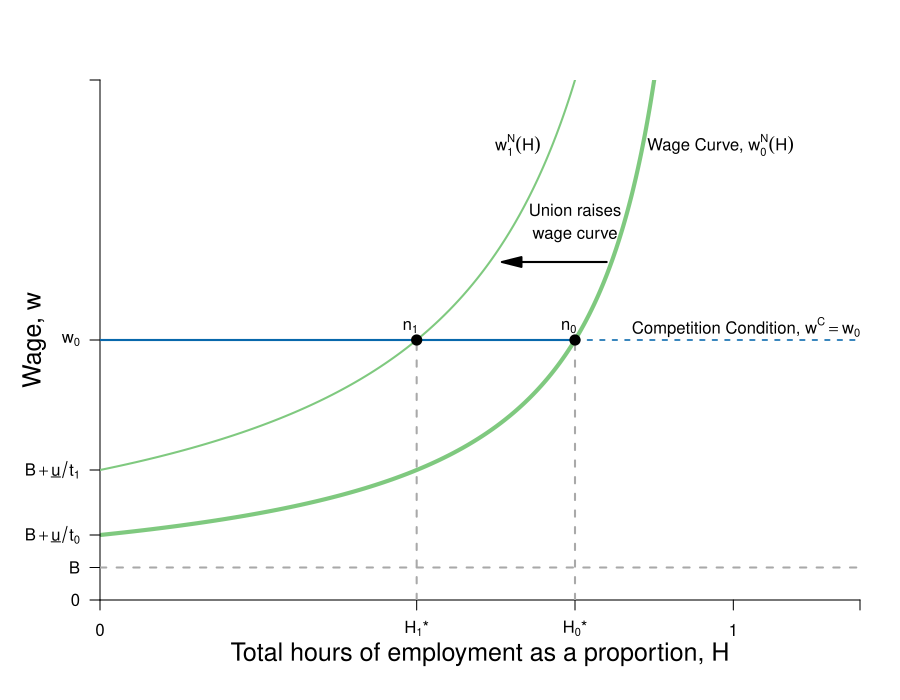

The script that saved this image:
require(shape)
require(plotrix)
pdf(file = "employment/employment_unions_bad.pdf", width = 9, height = 7)

#Set parameters for graphics
pointsize <- 1.8
axislabelsize <- 1.8
labelsize <- 1.5
namesize <- 1.8
annotatesize <- 1.5
graphlinewidth <- 2
segmentlinewidth <- 1.5

COL <- c("#7fc97f", "#beaed4", "#fdc086", "#ffff99", "#386cb0", "#f0027f", "#bf5b17", "#666666")
COLA <- c("#99d8c9","#66c2a4","#41ae76", "#238b45", "#005824")
COLB <- c("#4eb3d3", "#2b8cbe", "#0868ac","#084081")
grays <- gray.colors(25, start = 1, end = 0)

WageFn <- function(H, delta = 5) {
  delta /(1 - H)
}

#COL <- c("#1B9E77", "#D95F02", "#7570B3", "#E7298A", "#66A61E", "#E6AB02", "#A6761D", "#666666")
COL <- c("#7fc97f", "#beaed4", "#fdc086", "#ffff99")
par(mar =  c(5, 5, 4, 2))
xlims <- c(0, 1.2)
ylims <- c(0, 40)


plot(0, 0, xlim = xlims, ylim = ylims, type = "n",
     xlab = expression(paste("Total hours of employment as a proportion, ", H)),
     ylab = expression(paste("Wage, ", w)),
     xaxt = "n", 
     yaxt = "n",
     cex.lab = axislabelsize, 
     line = 2.5,
     bty = "n", 
     xaxs="i", 
     yaxs="i")

npts <- 500 
npts2 <- 501
#Specify the sequences of points for graphing. 
xx1 <- seq(xlims[1], 0.9, length.out = npts)
xx2 <- seq(xlims[1], xlims[2], length.out = npts)
xx3 <- seq(xlims[1], xlims[2], length.out = npts2)
xx4 <- seq(xlims[1], 25, length.out = npts2)

#Draw the lines for the graphs
lines(xx1, WageFn(xx1), col = COL[1], lwd = 4)
#lines(xx2, solowCondition(xx2, delta = 5), col = COL[3], lwd = 4)
#lines(xx2, solowInfeas(xx2, delta = 5), col = COL[1], lwd = 4, lty = 2)

#Customize ticks and labels for the plot
ticksy <- c(0, 2.5, 5, 10, 20,  40)
ylabels <- c(0, expression(paste(B)), expression(paste(B+underline(u)/t[0])), expression(paste(B+underline(u)/t[1])), expression(paste(w[0])), NA)
ticksx <- c(0, 0.5, 0.75, 1, xlims[2])
xlabels <- c(0, expression(paste(H[1],"*")),expression(paste(H[0],"*")), 1.0, NA)
axis(1, at = ticksx, pos = 0, labels = xlabels, cex.axis = labelsize)
axis(2, at = ticksy, pos = 0, labels = ylabels, las = 1, cex.axis = labelsize)

#Annotation of the  graphs
text(0.98, 35, expression(paste("Wage Curve, ", w[0]^N*(H))), cex = labelsize)

#segments(1, 0, 1, 42, lty = 2, lwd = 3, col = "darkgray")
segments(0.75, 0, 0.75, 20, lty = 2, lwd = 2, col = grays[22])

#Arrows(0.8, 15, 0.8, 19, col = "black", lty = 1, lwd = 2, arr.type = "triangle")
#Arrows(0.8, 15, 0.8, 11, col = "black", lty = 1, lwd = 2, arr.type = "triangle")
#text(0.98, 16.5, expression(paste("Employment rent")))
#text(0.98, 15, expression(paste("decreases with union")))

#Original Zero profit condition 
segments(0, 20, 0.75, 20, lty = 1, lwd = graphlinewidth, col = COLB[3])
segments(0.75, 20, 1.2, 20, lty = 2, lwd = segmentlinewidth, col = COLB[3])

points(0.75, 20, pch = 16, col = "black", cex = 1.5)
text(0.74, 21, expression(paste(n[0])), cex = labelsize)


#Union raises the wage function
lines(xx1, WageFn(xx1, delta = 10), col = COL[1], lwd = graphlinewidth)

#segments(0, 10, 1.2, 10, lty = 2, lwd = 2, col = "darkgray")
#text(0.97, 11, expression(paste(B + a[1])))

text(0.66, 35, expression(paste(w[1]^N*(H))), cex = labelsize)

Arrows(0.8, 26, 0.65, 26, col = "black", lty = 1, lwd = 2, arr.type = "triangle")
text(0.75, 30, expression(paste("Union raises")), cex = labelsize)
text(0.75, 28, expression(paste("wage curve")), cex = labelsize)
# 
segments(0.5, 0, 0.5, 20, lty = 2, lwd = 2, col = grays[22])
points(0.5, 20, pch = 16, col = "black", cex = 1.5)
text(0.49, 21, expression(paste(n[1])), cex = labelsize)
#text(1.02, 26, expression(paste(zpc[1], ", ", w == w[1])))


#Unemployment benefits & a
#segments(0, 5, 1.2, 5, lty = 2, lwd = 2, col = "darkgray")
segments(0, 2.5, 1.2, 2.5, lty = 2, lwd = 2, col = grays[22])

#Zero profit condition
text(1.02, 21, expression(paste("Competition Condition, ", w^C == w[0])), cex = labelsize)
#text(0.97, 6, expression(paste(B + a[0])))
#text(0.97, 3.5, expression(paste(B, " (unemployment benefits)")))
#text(1.08, 36, expression(paste("level of")))
#text(1.08, 34, expression(paste("employment, ", bar(H))))


dev.off()
